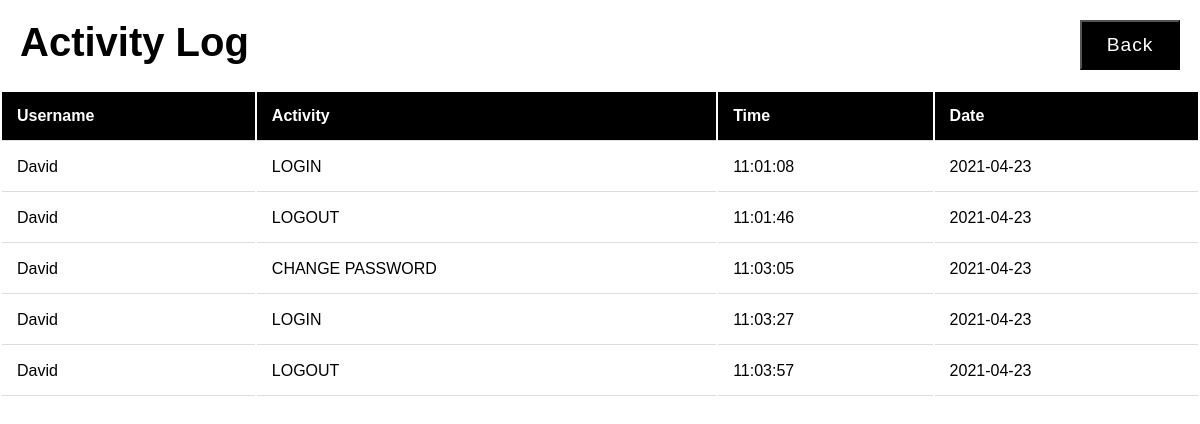
The page /activitylog.php on the database its author committed.
### tables this page shows
CREATE TABLE `activity_log` (
  `Username` varchar(100) NOT NULL,
  `Activity` varchar(100) NOT NULL,
  `Time` varchar(100) NOT NULL,
  `Date` varchar(100) NOT NULL
);

### activitylog.php (the view, shortened to what this page needs)
<?php
	$servername = "localhost";
   	$usern = "root";
   	$password = "";
   	$dbname = "user";
   $conn = new mysqli($servername, $usern, $password, $dbname);
   $sql = "SELECT * FROM activity_log";
				$result = mysqli_query($conn, $sql);
				if (mysqli_num_rows($result)<=0) {
				   echo "No Data Found";
				}
				else {
?>
<!DOCTYPE html>
<html>
<head>
</head>
<body>
<h2>Activity Log</h2>
<button id="myButton">Back</button>
<table>
	<tr>
		<th>Username</th>
		<th>Activity</th>
		<th>Time</th>
		<th>Date</th>
	</tr>
	<?php
		while ($row=mysqli_fetch_assoc($result)) {
	?>
	<tr>
		<td><?=$row['Username'];?></td>
		<td><?=$row['Activity'];?></td>
		<td><?=$row['Time'];?></td>
		<td><?=$row['Date'];?></td>
	</tr>
<?php
}
?>
</table>
</body>
</html>
<?php
}
?>

### activitylog.php (style rules this page uses)
th, td { padding: 15px; text-align: left; }
th, td { border-bottom: 1px solid #ddd; }
th { background-color: black; color: white; }
body { margin: 0; padding: 0; font-family: 'PT Sans Narrow', sans-serif; }
table { width: 100%; height: 100%; margin-top: 80px; }
button { width: 100px; height: 50px; float: right; background: #000; color: #fff; margin-top: 20px; margin-bottom: 20px; margin-right: 20px; font-weight: 500; text-align: center; text-decoration: none; font-size: 1.2em; letter-spacing: 1px; animation: fadeInBottom 0.5s linear forwards; animation-delay: 5.5s; cursor: pointer; }
h2 { position: absolute; margin-left: 20px; margin-top: 20px; font-size: 40px; font-weight: 700; }

### rows shown on the page
activity_log: Username "David", Activity "LOGIN", Time "11:01:08", Date "2021-04-23"
activity_log: Username "David", Activity "LOGOUT", Time "11:01:46", Date "2021-04-23"
activity_log: Username "David", Activity "CHANGE PASSWORD", Time "11:03:05", Date "2021-04-23"
activity_log: Username "David", Activity "LOGIN", Time "11:03:27", Date "2021-04-23"
activity_log: Username "David", Activity "LOGOUT", Time "11:03:57", Date "2021-04-23"
